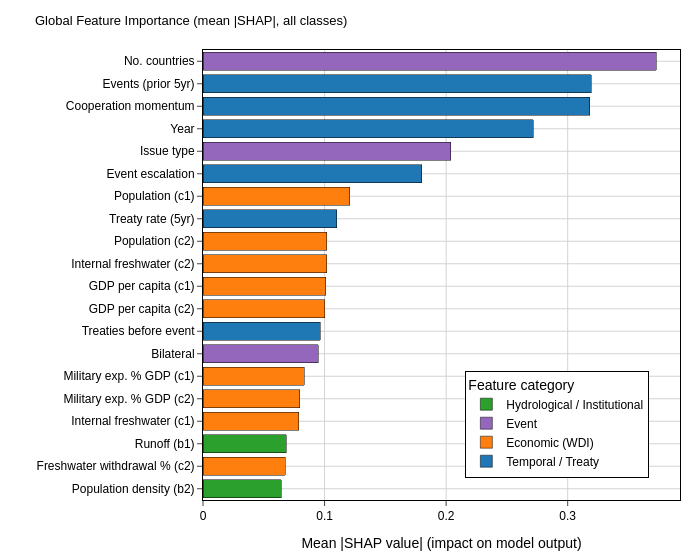

The notebook cell this image was saved under:
### Markdown cell above
## Cell 4: Global feature importance — mean |SHAP| bar chart

### Code cell
top20 = importance_df.head(20).copy()

# Readable feature labels
LABEL_MAP = {
    'cooperation_momentum':        'Cooperation momentum',
    'treaties_before_event':       'Treaties before event',
    'events_prior_5yr':            'Events (prior 5yr)',
    'treaty_rate_5yr':             'Treaty rate (5yr)',
    'event_escalation':            'Event escalation',
    'cold_war':                    'Cold War era',
    'year':                        'Year',
    'Issue_Type1':                 'Issue type',
    'bilateral':                   'Bilateral',
    'NUMBER_OF_Countries':         'No. countries',
    'NUMBER_OF_BASINS':            'No. basins',
    'NY.GDP.PCAP.CD_wdi1':         'GDP per capita (c1)',
    'NY.GDP.PCAP.CD_wdi2':         'GDP per capita (c2)',
    'SP.POP.TOTL_wdi1':            'Population (c1)',
    'SP.POP.TOTL_wdi2':            'Population (c2)',
    'MS.MIL.XPND.GD.ZS_wdi1':     'Military exp. % GDP (c1)',
    'MS.MIL.XPND.GD.ZS_wdi2':     'Military exp. % GDP (c2)',
    'ER.H2O.FWTL.ZS_wdi1':        'Freshwater withdrawal % (c1)',
    'ER.H2O.FWTL.ZS_wdi2':        'Freshwater withdrawal % (c2)',
    'ER.H2O.INTR.PC_wdi1':        'Internal freshwater (c1)',
    'ER.H2O.INTR.PC_wdi2':        'Internal freshwater (c2)',
    'InstitVuln_1':                'Institutional vulnerability (b1)',
    'InstitVuln_2':                'Institutional vulnerability (b2)',
    'HydroPolTe_1':                'Hydro-political tension (b1)',
    'HydroPolTe_2':                'Hydro-political tension (b2)',
    'NumberRipa_1':                'Riparian count (b1)',
    'NumberRipa_2':                'Riparian count (b2)',
    'Area_km2_1':                  'Basin area km² (b1)',
    'Area_km2_2':                  'Basin area km² (b2)',
    'Dams_Exist_1':                'Existing dams (b1)',
    'Dams_Exist_2':                'Existing dams (b2)',
    'Dam_Plnd_1':                  'Planned dams (b1)',
    'Dam_Plnd_2':                  'Planned dams (b2)',
    'EstDam24_1':                  'Dam storage (b1)',
    'EstDam24_2':                  'Dam storage (b2)',
    'runoff_1':                    'Runoff (b1)',
    'runoff_2':                    'Runoff (b2)',
    'withdrawal_1':                'Withdrawal (b1)',
    'withdrawal_2':                'Withdrawal (b2)',
    'consumpt_1':                  'Consumption (b1)',
    'consumpt_2':                  'Consumption (b2)',
    'Wetlands_k_1':                'Wetlands km² (b1)',
    'Wetlands_k_2':                'Wetlands km² (b2)',
    'PopDen2022_1':                'Population density (b1)',
    'PopDen2022_2':                'Population density (b2)',
}

top20['label'] = top20['feature'].map(LABEL_MAP).fillna(top20['feature'])

# Category colouring
def feature_category(f):
    if f in ['cooperation_momentum', 'treaties_before_event', 'events_prior_5yr',
              'treaty_rate_5yr', 'event_escalation', 'cold_war', 'year']:
        return 'Temporal / Treaty'
    elif 'wdi' in f:
        return 'Economic (WDI)'
    elif f in ['Issue_Type1', 'bilateral', 'NUMBER_OF_Countries', 'NUMBER_OF_BASINS']:
        return 'Event'
    else:
        return 'Hydrological / Institutional'

CAT_COLOURS = {
    'Temporal / Treaty':           '#1f77b4',
    'Economic (WDI)':              '#ff7f0e',
    'Event':                       '#9467bd',
    'Hydrological / Institutional':'#2ca02c',
}
top20['category'] = top20['feature'].apply(feature_category)
top20['colour']   = top20['category'].map(CAT_COLOURS)

fig_imp = go.Figure()
for cat, colour in CAT_COLOURS.items():
    sub = top20[top20['category'] == cat]
    if sub.empty:
        continue
    fig_imp.add_trace(go.Bar(
        x=sub['mean_abs_shap'],
        y=sub['label'],
        orientation='h',
        name=cat,
        marker_color=colour,
        marker_line_color='black',
        marker_line_width=0.5,
    ))

fig_imp.update_layout(
    template=pub_template,
    title=dict(text='Global Feature Importance (mean |SHAP|, all classes)', font_size=13),
    xaxis_title='Mean |SHAP value| (impact on model output)',
    yaxis_title='',
    yaxis=dict(categoryorder='total ascending'),
    barmode='stack',
    legend=dict(title='Feature category', x=0.55, y=0.05,
                bordercolor='black', borderwidth=1),
    height=560,
    width=700,
    font=dict(family='Arial', size=12, color='black'),
    plot_bgcolor='white',
    paper_bgcolor='white',
    xaxis=dict(showgrid=True, gridcolor='lightgray', linecolor='black',
               linewidth=1, mirror=True, ticks='outside'),
    yaxis_linecolor='black',
    margin=dict(l=200, r=20, t=50, b=60),
)

fig_imp.show()
fig_imp.write_image(f'{FIGURES_DIR}/fig03a_shap_importance.png', scale=2)
fig_imp.write_html(f'{FIGURES_DIR}/fig03a_shap_importance.html')
print('Saved fig03a_shap_importance')

### Figure 1 — Plotly figure (JSON) as saved in the notebook; plotly's stock layout.template omitted (floating-point values rounded to 4 significant figures)
{"data": [{"marker": {"color": "#1f77b4", "line": {"color": "black", "width": 0.5}}, "name": "Temporal / Treaty", "orientation": "h", "type": "bar", "x": [0.3194, 0.318, 0.2718, 0.1799, 0.1101, 0.09635], "y": ["Events (prior 5yr)", "Cooperation momentum", "Year", "Event escalation", "Treaty rate (5yr)", "Treaties before event"]}, {"marker": {"color": "#ff7f0e", "line": {"color": "black", "width": 0.5}}, "name": "Economic (WDI)", "orientation": "h", "type": "bar", "x": [0.1208, 0.102, 0.1017, 0.101, 0.1002, 0.08343, 0.07952, 0.07892, 0.06762], "y": ["Population (c1)", "Population (c2)", "Internal freshwater (c2)", "GDP per capita (c1)", "GDP per capita (c2)", "Military exp. % GDP (c1)", "Military exp. % GDP (c2)", "Internal freshwater (c1)", "Freshwater withdrawal % (c2)"]}, {"marker": {"color": "#9467bd", "line": {"color": "black", "width": 0.5}}, "name": "Event", "orientation": "h", "type": "bar", "x": [0.3728, 0.2039, 0.09499], "y": ["No. countries", "Issue type", "Bilateral"]}, {"marker": {"color": "#2ca02c", "line": {"color": "black", "width": 0.5}}, "name": "Hydrological / Institutional", "orientation": "h", "type": "bar", "x": [0.06836, 0.06416], "y": ["Runoff (b1)", "Population density (b2)"]}], "layout": {"barmode": "stack", "font": {"color": "black", "family": "Arial", "size": 12}, "height": 560, "legend": {"bordercolor": "black", "borderwidth": 1, "title": {"text": "Feature category"}, "x": 0.55, "y": 0.05}, "margin": {"b": 60, "l": 200, "r": 20, "t": 50}, "paper_bgcolor": "white", "plot_bgcolor": "white", "title": {"font": {"size": 13}, "text": "Global Feature Importance (mean |SHAP|, all classes)"}, "width": 700, "xaxis": {"gridcolor": "lightgray", "linecolor": "black", "linewidth": 1, "mirror": true, "showgrid": true, "ticks": "outside", "title": {"text": "Mean |SHAP value| (impact on model output)"}}, "yaxis": {"categoryorder": "total ascending", "linecolor": "black", "title": {"text": ""}}}}
